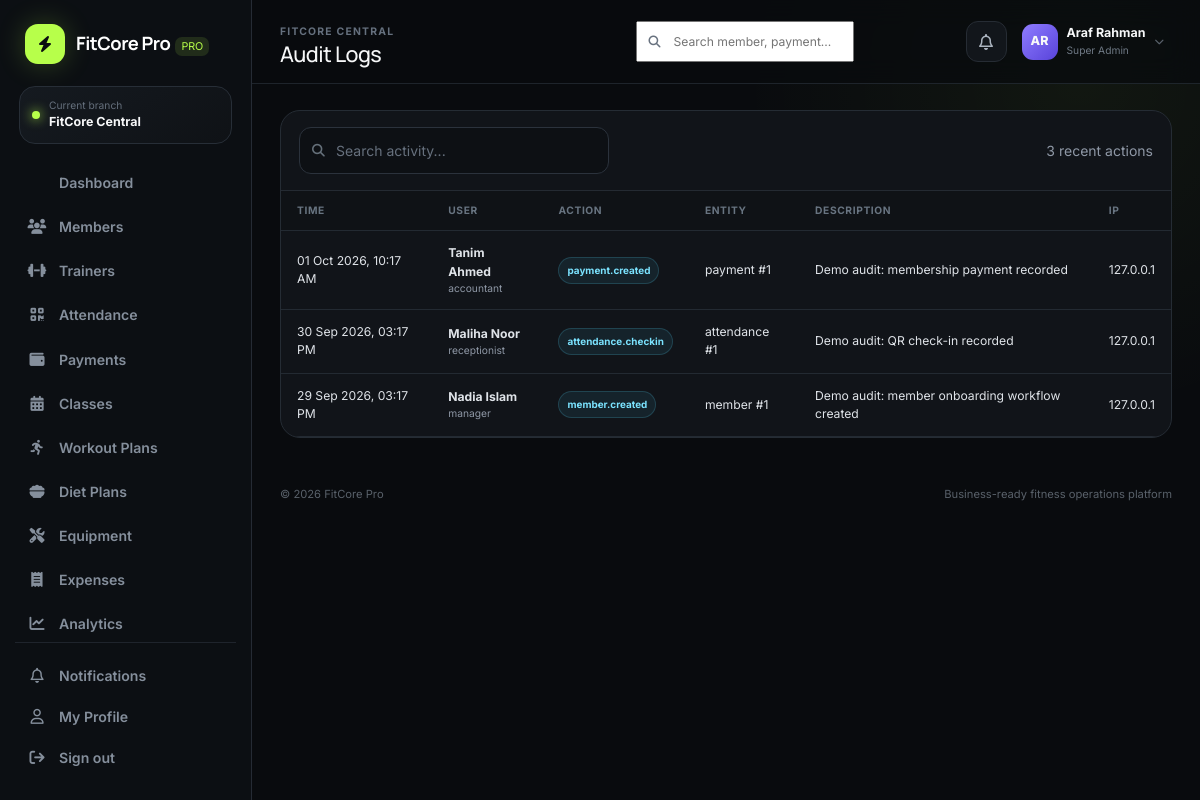
Screenshot of /app/audit_logs.php (signed in) with the database file from the repository.
### tables this page shows
CREATE TABLE branches (
  id INT UNSIGNED AUTO_INCREMENT PRIMARY KEY,
  name VARCHAR(120) NOT NULL,
  code VARCHAR(20) NOT NULL UNIQUE,
  address VARCHAR(255), phone VARCHAR(40),
  status ENUM('active','inactive') DEFAULT 'active',
  created_at TIMESTAMP DEFAULT CURRENT_TIMESTAMP
);

CREATE TABLE audit_logs (
  id BIGINT UNSIGNED AUTO_INCREMENT PRIMARY KEY,
  user_id INT UNSIGNED NULL, action VARCHAR(120) NOT NULL, entity_type VARCHAR(80), entity_id INT UNSIGNED NULL,
  description VARCHAR(500), ip_address VARCHAR(45), created_at TIMESTAMP DEFAULT CURRENT_TIMESTAMP,
  FOREIGN KEY (user_id) REFERENCES users(id) ON DELETE SET NULL
);

CREATE TABLE users (
  id INT UNSIGNED AUTO_INCREMENT PRIMARY KEY,
  branch_id INT UNSIGNED NOT NULL,
  name VARCHAR(120) NOT NULL,
  email VARCHAR(160) NOT NULL UNIQUE,
  password VARCHAR(255) NOT NULL,
  role ENUM('super_admin','manager','receptionist','trainer','accountant') NOT NULL,
  phone VARCHAR(40), avatar VARCHAR(255),
  is_active TINYINT(1) DEFAULT 1,
  created_at TIMESTAMP DEFAULT CURRENT_TIMESTAMP,
  FOREIGN KEY (branch_id) REFERENCES branches(id) ON DELETE RESTRICT
);

### config/app.php (called while the page is built, shortened)
<?php
function env(string $key, ?string $default = null): ?string {
    $value = getenv($key);
    return $value === false ? $default : $value;
}
function app_base_path(): string {
    static $base = null;
    if ($base !== null) return $base;
    $forced = env('APP_BASE_PATH');
    $projectRoot = realpath(dirname(__DIR__)) ?: dirname(__DIR__);
    $docRoot = realpath($_SERVER['DOCUMENT_ROOT'] ?? '') ?: ($_SERVER['DOCUMENT_ROOT'] ?? '');
    if ($docRoot && str_starts_with(str_replace('\\','/',$projectRoot), str_replace('\\','/',$docRoot))) {
        $relative = trim(str_replace('\\','/', substr($projectRoot, strlen($docRoot))), '/');
        return $base = $relative ? '/' . $relative : '';
    }
    return $base = '';
}
function url(string $path = ''): string {
    return app_base_path() . ($path ? '/' . ltrim($path, '/') : '');
}

### includes/functions.php (called while the page is built, shortened)
<?php
require_once __DIR__ . '/../config/database.php';
function e(?string $value): string { return htmlspecialchars($value ?? '', ENT_QUOTES, 'UTF-8'); }
function format_date(?string $date, string $format='d M Y'): string { return $date ? date($format, strtotime($date)) : '—'; }
function initials(string $name): string { $p=preg_split('/\s+/', trim($name)); return strtoupper(substr($p[0]??'U',0,1).substr($p[1]??'',0,1)); }
function query_value(string $sql, array $params=[]): mixed {
    $s=db()->prepare($sql); $s->execute($params); return $s->fetchColumn();
}
function query_all(string $sql, array $params=[]): array {
    $s=db()->prepare($sql); $s->execute($params); return $s->fetchAll();
}
function setting(string $key, mixed $default=null): mixed {
    static $settings = null;
    if ($settings === null) {
        $settings = [];
        try {
            foreach (query_all('SELECT setting_key,setting_value FROM system_settings') as $row) {
                $settings[$row['setting_key']] = $row['setting_value'];
            }
        } catch (Throwable $e) {
            $settings = [];
        }
    }
    return array_key_exists($key,$settings) ? $settings[$key] : $default;
}
function current_branch_id(): int {
    $user = $_SESSION['user'] ?? [];
    return (int)($_SESSION['branch_id'] ?? $user['branch_id'] ?? 1);
}
function branch_name(?int $id=null): string {
    $id = $id ?: current_branch_id();
    return (string)(query_value('SELECT name FROM branches WHERE id=?', [$id]) ?: 'Main Branch');
}

### config/database.php (called while the page is built)
<?php
require_once __DIR__ . '/app.php';
function db(): PDO {
    static $pdo = null;
    if ($pdo instanceof PDO) return $pdo;
    $host = env('DB_HOST', '127.0.0.1');
    $port = env('DB_PORT', '3306');
    $name = env('DB_NAME', 'fitcore_pro');
    $user = env('DB_USER', 'root');
    $pass = env('DB_PASS', '');
    $charset = 'utf8mb4';
    $dsn = "mysql:host={$host};port={$port};dbname={$name};charset={$charset}";
    try {
        $pdo = new PDO($dsn, $user, $pass, [
            PDO::ATTR_ERRMODE => PDO::ERRMODE_EXCEPTION,
            PDO::ATTR_DEFAULT_FETCH_MODE => PDO::FETCH_ASSOC,
            PDO::ATTR_EMULATE_PREPARES => false,
        ]);
    } catch (PDOException $e) {
        http_response_code(500);
        $safeMessage = htmlspecialchars($e->getMessage(), ENT_QUOTES, 'UTF-8');
        echo '<!doctype html><html><head><meta charset="utf-8"><title>Database setup</title><style>body{font-family:system-ui;background:#0b0d10;color:#fff;padding:40px}.box{max-width:760px;margin:auto;background:#15181d;padding:28px;border-radius:20px;border:1px solid #2a2f37}code{color:#b8ff58}</style></head><body><div class="box"><h2>FitCore Pro database is not connected</h2><p>Import <code>database/fitcore.sql</code>, then copy <code>.env.example</code> to <code>.env</code> and update the database values.</p><p><small>' . $safeMessage . '</small></p></div></body></html>';
        exit;
    }
    return $pdo;
}

### includes/auth.php (called while the page is built, shortened)
<?php
require_once __DIR__ . '/functions.php';
function user(): array { return $_SESSION['user'] ?? []; }

### app/audit_logs.php (the view)
<?php
require_once __DIR__.'/../includes/auth.php';require_role(['super_admin']);
$q=trim($_GET['q']??'');$params=[];$where='1';if($q!==''){$where.=" AND (a.action LIKE ? OR a.entity_type LIKE ? OR a.description LIKE ? OR u.name LIKE ?)";$like="%$q%";$params=[$like,$like,$like,$like];}
$rows=query_all("SELECT a.*,u.name user_name,u.role FROM audit_logs a LEFT JOIN users u ON u.id=a.user_id WHERE $where ORDER BY a.created_at DESC LIMIT 250",$params);
$pageTitle='Audit Logs';include __DIR__.'/../includes/header.php';?>
<div class="table-card"><div class="table-toolbar"><form class="search" method="get"><i class="fa-solid fa-magnifying-glass"></i><input class="form-control form-control-sm" name="q" value="<?= e($q) ?>" placeholder="Search activity..."></form><div class="text-muted small"><?= count($rows) ?> recent actions</div></div><div class="table-responsive"><table class="table"><thead><tr><th>Time</th><th>User</th><th>Action</th><th>Entity</th><th>Description</th><th>IP</th></tr></thead><tbody><?php foreach($rows as $r):?><tr><td><?= format_date($r['created_at'],'d M Y, h:i A') ?></td><td><strong><?= e($r['user_name']??'System') ?></strong><div class="text-muted" style="font-size:.64rem"><?= e($r['role']??'') ?></div></td><td><span class="badge-soft badge-info"><?= e($r['action']) ?></span></td><td><?= e($r['entity_type']??'—') ?><?= $r['entity_id']?' #'.(int)$r['entity_id']:'' ?></td><td><?= e($r['description']??'—') ?></td><td><?= e($r['ip_address']??'—') ?></td></tr><?php endforeach;?></tbody></table></div></div>
<?php include __DIR__.'/../includes/footer.php';?>

### includes/header.php (shortened to what this page needs)
<?php
require_once __DIR__ . '/auth.php';
$pageTitle = $pageTitle ?? 'Dashboard';
$unread=(int)query_value('SELECT COUNT(*) FROM notifications WHERE branch_id=? AND is_read=0 AND (user_id IS NULL OR user_id=?)',[current_branch_id(),user()['id']]);
?>
<!doctype html><html lang="en"><head>
<title><?= e($pageTitle) ?> · <?= e(setting('company_name',APP_NAME)) ?></title>
<link href="https://cdn.jsdelivr.net/npm/bootstrap@5.3.3/dist/css/bootstrap.min.css" rel="stylesheet">
<link href="https://cdnjs.cloudflare.com/ajax/libs/font-awesome/6.6.0/css/all.min.css" rel="stylesheet">
<link href="<?= url('assets/css/style.css') ?>" rel="stylesheet">
</head><body class="app-body">
<?php include __DIR__.'/sidebar.php'; ?>
<main class="main-shell">
<header class="topbar">
  <div class="topbar-title"><span class="eyebrow"><?= e(branch_name()) ?></span><h1><?= e($pageTitle) ?></h1></div>
  <div class="topbar-actions">
    <form class="top-search" action="<?= url('app/search.php') ?>" method="get"><i class="fa-solid fa-magnifying-glass"></i><input name="q" placeholder="Search member, payment..." aria-label="Global search"></form>
    <a class="icon-btn" href="<?= url('app/notifications.php') ?>"><i class="fa-regular fa-bell"></i><?php if($unread): ?><span class="notify-dot"></span><?php endif; ?></a>
    <div class="user-chip">
      <div class="avatar"><?= e(initials(user()['name']??'User')) ?></div>
      <div><strong><?= e(user()['name']??'User') ?></strong><small><?= e(ucwords(str_replace('_',' ',user()['role']??''))) ?></small></div>
      <i class="fa-solid fa-chevron-down"></i>
    </div>
  </div>
</header>
<section class="content-wrap">

### includes/sidebar.php
<?php
$active = basename($_SERVER['PHP_SELF']);
$role = user()['role'] ?? '';
$nav = [
 ['dashboard.php','fa-grid-2','Dashboard',['super_admin','manager','receptionist','trainer','accountant']],
 ['members.php','fa-users','Members',['super_admin','manager','receptionist','trainer']],
 ['trainers.php','fa-dumbbell','Trainers',['super_admin','manager','receptionist']],
 ['attendance.php','fa-qrcode','Attendance',['super_admin','manager','receptionist','trainer']],
 ['payments.php','fa-wallet','Payments',['super_admin','manager','receptionist','accountant']],
 ['classes.php','fa-calendar-days','Classes',['super_admin','manager','receptionist','trainer']],
 ['workouts.php','fa-person-running','Workout Plans',['super_admin','manager','trainer']],
 ['diet_plans.php','fa-bowl-food','Diet Plans',['super_admin','manager','trainer']],
 ['equipment.php','fa-screwdriver-wrench','Equipment',['super_admin','manager']],
 ['expenses.php','fa-receipt','Expenses',['super_admin','manager','accountant']],
 ['analytics.php','fa-chart-line','Analytics',['super_admin','manager','accountant']],
 ['reports.php','fa-file-export','Reports',['super_admin','manager','accountant']],
 ['plans.php','fa-tags','Membership Plans',['super_admin','manager']],
 ['branches.php','fa-code-branch','Branches',['super_admin']],
 ['audit_logs.php','fa-clock-rotate-left','Audit Logs',['super_admin']],
 ['settings.php','fa-sliders','Settings',['super_admin']],
];
?>
<aside class="sidebar" id="sidebar">
  <a class="brand" href="<?= url('app/dashboard.php') ?>">
    <span class="brand-mark"><i class="fa-solid fa-bolt"></i></span>
    <span><strong><?= e(setting('company_name','FitCore Pro')) ?></strong><em>PRO</em></span>
  </a>
  <div class="branch-pill"><span class="dot"></span><div><small>Current branch</small><strong><?= e(branch_name()) ?></strong></div></div>
  <nav>
    <?php foreach($nav as [$file,$icon,$label,$roles]): if(!in_array($role,$roles,true)) continue; ?>
      <a class="nav-link <?= $active===$file?'active':'' ?>" href="<?= url('app/'.$file) ?>"><i class="fa-solid <?= $icon ?>"></i><span><?= e($label) ?></span></a>
    <?php endforeach; ?>
  </nav>
  <div class="sidebar-bottom">
    <a class="nav-link <?= $active==='notifications.php'?'active':'' ?>" href="<?= url('app/notifications.php') ?>"><i class="fa-regular fa-bell"></i><span>Notifications</span></a>
    <a class="nav-link <?= $active==='profile.php'?'active':'' ?>" href="<?= url('app/profile.php') ?>"><i class="fa-regular fa-user"></i><span>My Profile</span></a>
    <a class="nav-link logout" href="<?= url('auth/logout.php') ?>"><i class="fa-solid fa-arrow-right-from-bracket"></i><span>Sign out</span></a>
  </div>
</aside>

### rows the page displays
branches: name "FitCore Central", name "FITCORE CENTRAL"
audit_logs: created_at "01 Oct 2026, 10:17 AM", user.name "Tanim Ahmed", user.role "accountant", action "payment.created", entity_type "payment", entity "1", description "Demo audit: membership payment recorded", ip_address "127.0.0.1"
audit_logs: created_at "30 Sep 2026, 03:17 PM", user.name "Maliha Noor", user.role "receptionist", action "attendance.checkin", entity_type "attendance", entity "1", description "Demo audit: QR check-in recorded", ip_address "127.0.0.1"
audit_logs: created_at "29 Sep 2026, 03:17 PM", user.name "Nadia Islam", user.role "manager", action "member.created", entity_type "member", entity "1", description "Demo audit: member onboarding workflow created", ip_address "127.0.0.1"

### other values shown
setting('company_name','FitCore Pro') "FitCore Pro"
$label "Dashboard"
$label "Members"
$label "Trainers"
$label "Attendance"
$label "Payments"
$label "Classes"
$label "Workout Plans"
$label "Diet Plans"
$label "Equipment"
$label "Expenses"
$label "Analytics"
$pageTitle "Audit Logs"
initials(user()['name']??'User') "AR"
user()['name'] "Araf Rahman"
